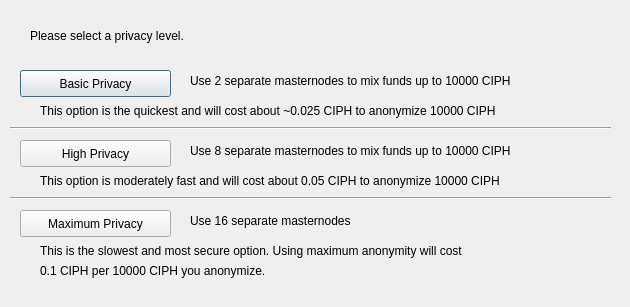
<?xml version="1.0" encoding="UTF-8"?>
<ui version="4.0">
 <class>ObfuscationConfig</class>
 <widget class="QDialog" name="ObfuscationConfig">
  <property name="geometry">
   <rect>
    <x>0</x>
    <y>0</y>
    <width>630</width>
    <height>307</height>
   </rect>
  </property>
  <property name="windowTitle">
   <string>Configure Obfuscation</string>
  </property>
  <widget class="QPushButton" name="buttonBasic">
   <property name="geometry">
    <rect>
     <x>20</x>
     <y>70</y>
     <width>151</width>
     <height>27</height>
    </rect>
   </property>
   <property name="text">
    <string>Basic Privacy</string>
   </property>
  </widget>
  <widget class="QPushButton" name="buttonHigh">
   <property name="geometry">
    <rect>
     <x>20</x>
     <y>140</y>
     <width>151</width>
     <height>27</height>
    </rect>
   </property>
   <property name="text">
    <string>High Privacy</string>
   </property>
  </widget>
  <widget class="QPushButton" name="buttonMax">
   <property name="geometry">
    <rect>
     <x>20</x>
     <y>210</y>
     <width>151</width>
     <height>27</height>
    </rect>
   </property>
   <property name="text">
    <string>Maximum Privacy</string>
   </property>
  </widget>
  <widget class="QLabel" name="label">
   <property name="geometry">
    <rect>
     <x>30</x>
     <y>20</y>
     <width>571</width>
     <height>31</height>
    </rect>
   </property>
   <property name="text">
    <string>Please select a privacy level.</string>
   </property>
  </widget>
  <widget class="QLabel" name="label_2">
   <property name="geometry">
    <rect>
     <x>190</x>
     <y>70</y>
     <width>421</width>
     <height>21</height>
    </rect>
   </property>
   <property name="text">
    <string>Use 2 separate masternodes to mix funds up to 10000 CIPH</string>
   </property>
  </widget>
  <widget class="QLabel" name="label_3">
   <property name="geometry">
    <rect>
     <x>190</x>
     <y>140</y>
     <width>411</width>
     <height>21</height>
    </rect>
   </property>
   <property name="text">
    <string>Use 8 separate masternodes to mix funds up to 10000 CIPH</string>
   </property>
  </widget>
  <widget class="QLabel" name="label_4">
   <property name="geometry">
    <rect>
     <x>190</x>
     <y>210</y>
     <width>421</width>
     <height>21</height>
    </rect>
   </property>
   <property name="text">
    <string>Use 16 separate masternodes</string>
   </property>
  </widget>
  <widget class="QLabel" name="label_6">
   <property name="geometry">
    <rect>
     <x>40</x>
     <y>100</y>
     <width>561</width>
     <height>21</height>
    </rect>
   </property>
   <property name="text">
    <string>This option is the quickest and will cost about ~0.025 CIPH to anonymize 10000 CIPH</string>
   </property>
  </widget>
  <widget class="QLabel" name="label_7">
   <property name="geometry">
    <rect>
     <x>40</x>
     <y>170</y>
     <width>561</width>
     <height>21</height>
    </rect>
   </property>
   <property name="text">
    <string>This option is moderately fast and will cost about 0.05 CIPH to anonymize 10000 CIPH</string>
   </property>
  </widget>
  <widget class="QLabel" name="label_8">
   <property name="geometry">
    <rect>
     <x>40</x>
     <y>240</y>
     <width>561</width>
     <height>21</height>
    </rect>
   </property>
   <property name="text">
    <string>This is the slowest and most secure option. Using maximum anonymity will cost</string>
   </property>
  </widget>
  <widget class="QLabel" name="label_9">
   <property name="geometry">
    <rect>
     <x>40</x>
     <y>260</y>
     <width>561</width>
     <height>21</height>
    </rect>
   </property>
   <property name="text">
    <string>0.1 CIPH per 10000 CIPH you anonymize.</string>
   </property>
  </widget>
  <widget class="Line" name="line">
   <property name="geometry">
    <rect>
     <x>10</x>
     <y>120</y>
     <width>601</width>
     <height>16</height>
    </rect>
   </property>
   <property name="orientation">
    <enum>Qt::Horizontal</enum>
   </property>
  </widget>
  <widget class="Line" name="line_2">
   <property name="geometry">
    <rect>
     <x>10</x>
     <y>190</y>
     <width>601</width>
     <height>16</height>
    </rect>
   </property>
   <property name="orientation">
    <enum>Qt::Horizontal</enum>
   </property>
  </widget>
 </widget>
 <resources/>
 <connections/>
</ui>
